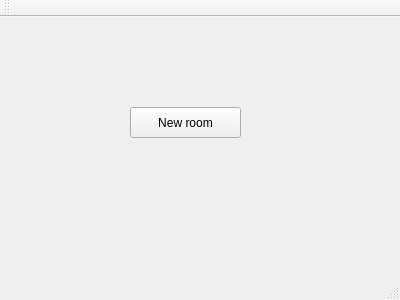
<?xml version="1.0" encoding="UTF-8"?>
<ui version="4.0">
 <class>MainWindow</class>
 <widget class="QMainWindow" name="MainWindow">
  <property name="geometry">
   <rect>
    <x>0</x>
    <y>0</y>
    <width>400</width>
    <height>300</height>
   </rect>
  </property>
  <property name="windowTitle">
   <string>MainWindow</string>
  </property>
  <widget class="QWidget" name="centralWidget">
   <widget class="QPushButton" name="pushButton">
    <property name="geometry">
     <rect>
      <x>130</x>
      <y>90</y>
      <width>111</width>
      <height>31</height>
     </rect>
    </property>
    <property name="text">
     <string>New room</string>
    </property>
   </widget>
  </widget>
  <widget class="QMenuBar" name="menuBar">
   <property name="geometry">
    <rect>
     <x>0</x>
     <y>0</y>
     <width>400</width>
     <height>21</height>
    </rect>
   </property>
  </widget>
  <widget class="QToolBar" name="mainToolBar">
   <attribute name="toolBarArea">
    <enum>TopToolBarArea</enum>
   </attribute>
   <attribute name="toolBarBreak">
    <bool>false</bool>
   </attribute>
  </widget>
  <widget class="QStatusBar" name="statusBar"/>
 </widget>
 <layoutdefault spacing="6" margin="11"/>
 <resources/>
 <connections/>
</ui>
